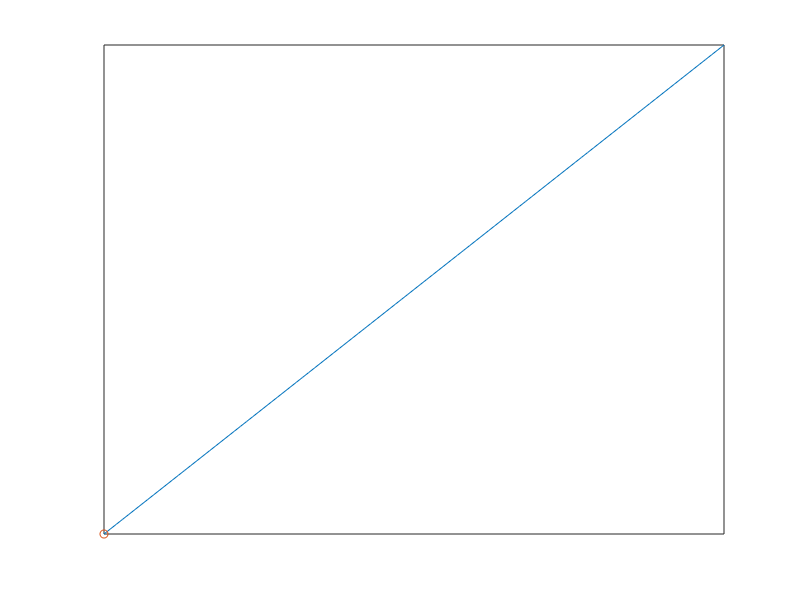

MATLAB code for this plot: (Note: this script raises an error after producing the figure.)
x = 0:0.1:10;
y = 0.5*x;
plot(x,y)
axis manual

map_axis = gca;
set(map_axis,'xtick',[])
set(map_axis,'ytick',[])
set(map_axis,'Box','on')
xlim([0,10])
ylim([0,5])

h = hgtransform('Parent',map_axis);
hold on
plot(x(1),y(1),'o','Parent',h);
hold off

for k = 2:length(x)
    m = makehgtform('translate',x(k)-x(1),y(k)-y(1),0);
    h.Matrix = m;
    drawnow
end